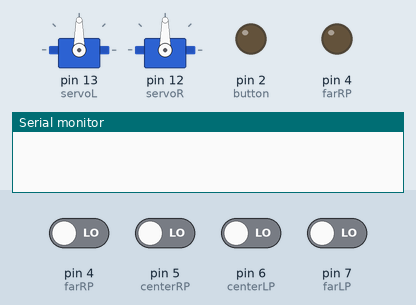
Recording of a sketch running on a simulated Arduino Uno, built with avr-gcc and run on an emulated ATmega328P. On the bench: 2 × servo, output pins drawn as LEDs (lit = HIGH), the last lines printed to the serial monitor. The test bench sets the inputs (shaded band); at power-on: pin 4 (farRP), pin 5 (centerRP), pin 6 (centerLP), pin 7 (farLP) LOW.

Above: at 0.1 s.
At 1.2 s:
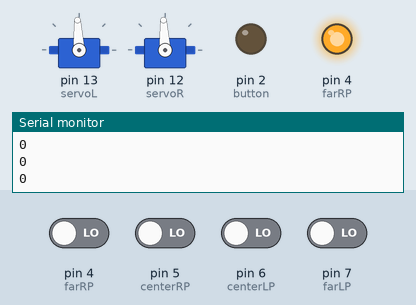
1.3 s: pin 4 (farRP) driven HIGH
2.8 s: pin 4 (farRP) driven LOW
5.8 s: pin 5 (centerRP) driven HIGH
7.3 s: pin 5 (centerRP) driven LOW
10.3 s: pin 6 (centerLP) driven HIGH
11.8 s: pin 6 (centerLP) driven LOW
Timing chart, 0 to 14.8 s (numbered marks = the images above; inputs shaded):
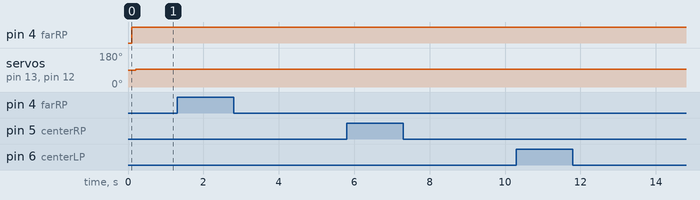

The sketch:

autoCalibrate.ino
```cpp
/*
 *
 *
 *  We need to build in an auto-calibration case which can be entered when a button is pushed.
 */

// last edited ~Thursday, before March 29th, 2016.
// this code
#include <Servo.h>                           // Use the Servo library (included with Arduino IDE)

Servo servoL;                                // Define the left and right servos
Servo servoR;

int farLP = 7;
int centerLP = 6;
int centerRP = 5;
int farRP = 4;
int g1=25; // worked at 25.
int buttonState=0;
int button=2; // put a button somewhere. Where, is the question.


// Perform these steps with the Arduino is first powered on
void setup()
{
  Serial.begin(9600);                        // Set up Arduino Serial Monitor at 9600 baud
  servoL.attach(13);                         // Attach (programmatically connect) servos to pins on Arduino
  servoR.attach(12);
  pinMode(button,OUTPUT);

}

long RCTime(int sensorIn){
   long duration = 0;
   pinMode(sensorIn, OUTPUT);     // Make pin OUTPUT
   digitalWrite(sensorIn, HIGH);  // Pin HIGH (discharge capacitor)
   delay(1);                      // Wait 1ms
   pinMode(sensorIn, INPUT);      // Make pin INPUT
   digitalWrite(sensorIn, LOW);   // Turn off internal pullups
   while(digitalRead(sensorIn)){  // Wait for pin to go LOW
      duration++;
   }
   return duration;
}

int isHighfR(int rctime) {
  if(rctime < 40) // was 75. Changing for yellow.
    return 0;
  else
    return 1;
}

int isHighCR(int rctime) {
  if(rctime < 40) // 50
    return 0;
  else
    return 1;
}

int isHighCL(int rctime) {
  if(rctime < 50) // was 60
    return 0;
  else
    return 1;
}

int isHighfL(int rctime) {
  if(rctime < 40) // was 100
    return 0;
  else
    return 1;
}

void loop()
{

if(buttonState==0){ // until we push the button...
buttonState=digitalRead(button);
delay(100); // wait a bit.

}
buttonState=0; // reset El Button

// run some auto-calibrate code:

 pinMode(farLP, OUTPUT);
  pinMode(centerLP, OUTPUT);
  pinMode(centerRP, OUTPUT);
  pinMode(farRP, OUTPUT);

  digitalWrite(farLP, HIGH);
  digitalWrite(centerLP, HIGH);
  digitalWrite(centerRP, HIGH);
  digitalWrite(farRP, HIGH);
  delayMicroseconds(230); // allow capcitor charge in QTI

  pinMode(farLP, INPUT);
  pinMode(centerLP, INPUT);
  pinMode(centerRP, INPUT);
  pinMode(farRP, INPUT);

  digitalWrite(farLP, LOW);
  digitalWrite(centerLP, LOW);
  digitalWrite(centerRP, LOW);
  digitalWrite(farRP, LOW);

  delayMicroseconds(230);

  int t4 = RCTime(farRP)/2;
  int t1 = RCTime(centerRP)/2;
  int t2 = RCTime(centerLP)/2;
  int t3 = RCTime(farLP)/2;
  Serial.println('Black QTI values measured.');

// this should store our thresholds


if(buttonState==0){ // until we push the button...
buttonState=digitalRead(button);
delay(100); // wait a bit.


}

 while(true){ // run this code forevah


  pinMode(farLP, OUTPUT);
  pinMode(centerLP, OUTPUT);
  pinMode(centerRP, OUTPUT);
  pinMode(farRP, OUTPUT);

  digitalWrite(farLP, HIGH);
  digitalWrite(centerLP, HIGH);
  digitalWrite(centerRP, HIGH);
  digitalWrite(farRP, HIGH);
  delayMicroseconds(230); // allow capcitor charge in QTI

  pinMode(farLP, INPUT);
  pinMode(centerLP, INPUT);
  pinMode(centerRP, INPUT);
  pinMode(farRP, INPUT);

  digitalWrite(farLP, LOW);
  digitalWrite(centerLP, LOW);
  digitalWrite(centerRP, LOW);
  digitalWrite(farRP, LOW);

  delayMicroseconds(230);

  int pin4 = isHighfR(RCTime(farRP));
  int pin1 = isHighCR(RCTime(centerRP));
  int pin2 = isHighCL(RCTime(centerLP));
  int pin3 = isHighfL(RCTime(farLP));
  Serial.println(RCTime(centerLP));
  //Serial.println(isHighCR(RCTime(farRP)));
  String s = String(pin3) + String(pin2) + String(pin1) + String(pin4);
  int pins = s.toInt();
  Serial.println(pins);

  // Determine how to steer based on state of the four QTI sensors
  int vL, vR;
  switch(pins)                               // Compare pins to known line following states
  {
    case 1000:
      vL = -g1;                            // -100 to 100 indicate course correction values
      vR = g1;                              // -100: full reverse; 0=stopped; 100=full forward
      break;
    case 1100:
      vL = 0; //originally -g1.
      vR = 1.5*g1;   // g1 was initially 200. vr was initially 0.
      break;
      // adding another case. Hope nothing catches fire.
    case 0011:
      vL=1.5*g1; // note extra
      vR=0;
      break;
    case 101:
      vL = -g1;
      vR = -g1;
      break;
    case 1010:
      vL = g1;
      vR = g1;
    case 100:
      vL = -g1;
      vR = g1;
      break;
    case 110:
      vL = 100;
      vR = 100;
      break;
    case 10:
      vL = g1;
      vR = -g1;
      break;
    case 11:
      vL = 0;
      vR = -g1;
      break;
    case 1:
      vL = g1;
      vR = -g1;
      break;
    case 1110:
      vL = -g1;
      vR = g1;
      break;
    case 111:
      vL = g1;
      vR = -g1;
      break;
    case 1111:
      servoL.writeMicroseconds(1500);      // Steer robot to recenter it over the line
      servoR.writeMicroseconds(1500);
      delay(250);
      servoL.writeMicroseconds(1500 + 100);      // Steer robot to recenter it over the line
      servoR.writeMicroseconds(1500 - 100);
      break;
    case 0000:
      vL = 0;
      vR = 0;
      break;
  }

  servoL.writeMicroseconds(1500 + vL);      // Steer robot to recenter it over the line
  servoR.writeMicroseconds(1500 - vR);

  delay(50);                                // Delay for 50 milliseconds (1/20 second)
 }
}
```
